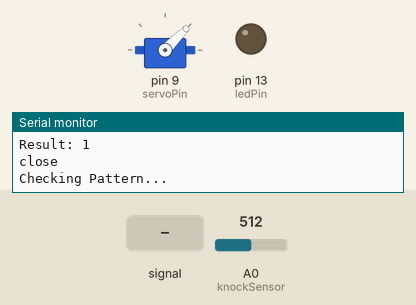
Bench run of a sketch on a simulated Arduino Uno, built with avr-gcc and run on an emulated ATmega328P. Parts: servo, output pins drawn as LEDs (lit = HIGH), the last lines printed to the serial monitor. Inputs (shaded band) come from the test bench; at power-on: A0 (knockSensor) = 512.

Above: at 1.16 s.
1.4 s: A0 (knockSensor) set to 105
4.4 s: A0 (knockSensor) set to 93
At 4.4 s:
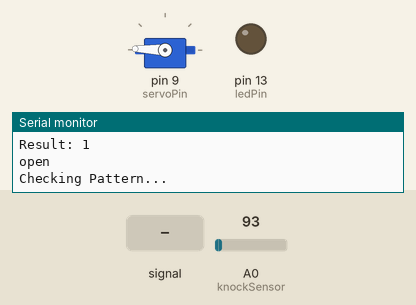
5.9 s: A0 (knockSensor) fed a 200 Hz sine of ±81 counts around its level
At 7.42 s:
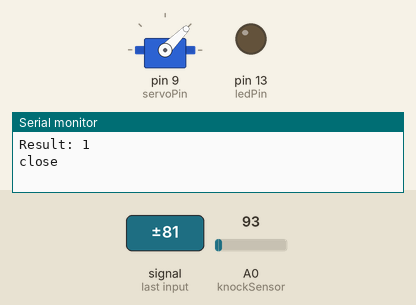
8.9 s: A0 (knockSensor) set to 0
At 8.9 s:
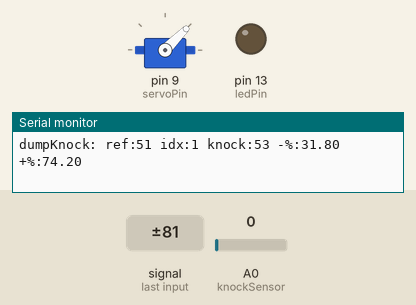
Timing chart, 0 to 11.4 s (numbered marks = the images above; inputs shaded):
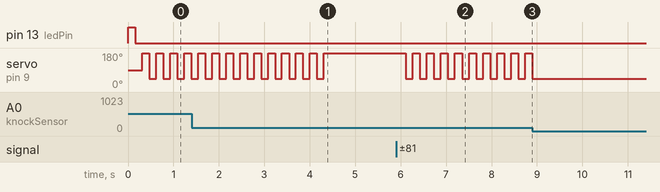

The sketch:

magic-knock.ino
```cpp
#include <Servo.h>

Servo myservo;  // create servo object to control a servo
// twelve servo objects can be created on most boards

int pos = 0;    // variable to store the servo position

const int btnPin = 6;
const int ledPin = 13;      // led connected to digital pin 13
const int knockSensor = A0; // the piezo is connected to analog pin 0
const int threshold = 100;  // threshold value to decide when the detected sound is a knock or not

const int servoPin = 9;

// these variables will change:
int sensorReading = 0;      // variable to store the value read from the sensor pin
int lockState = LOW;         // variable used to store the last LED status, to toggle the light
int lastlockState = LOW;
long lastDebounceTime = 0;  // the last time the output pin was toggled
long debounceDelay = 50;    // the debounce time; increase if the output flickers

int recordingMode = LOW;  // when HIGH the device will store the next 4 knocks

int knocksQty = 2;
long knocks[2];
long lastKnock = 0;
int knockIdx = 0;


void openLock() {
  Serial.println("open");
  myservo.write(178);
//  for (pos = 0; pos <= 180; pos += 1) { // goes from 0 degrees to 180 degrees
//    // in steps of 1 degree
//    myservo.write(pos);              // tell servo to go to position in variable 'pos'
//    delay(8);                       // waits 15ms for the servo to reach the position
//  }
}

void closeLock() {
  Serial.println("close");
  myservo.write(45);
//  for (pos = 180; pos >= 0; pos -= 1) { // goes from 180 degrees to 0 degrees
//    myservo.write(pos);              // tell servo to go to position in variable 'pos'
//    delay(8);                       // waits 15ms for the servo to reach the position
//  }
}


void dumpKnock(int k, int i, float percent) {
  Serial.print("dumpKnock: ref:");
  Serial.print(knocks[i]);
  Serial.print(" idx:");
  Serial.print(i);
  Serial.print(" knock:");
  Serial.print(k);
  Serial.print(" -%:");
  Serial.print((k*(1-percent)));
  Serial.print(" +%:");
  Serial.print((k*(1+percent)));
  Serial.println(" ");

}

int verifyPattern() {
  Serial.println("Checking Pattern...");
  long m;
  int k;
  int i = 0;
  int valid = 0;
//  lastDebounceTime = m;
  lastKnock = millis();
  long timeout = millis() + 10000; // 10 senconds in the future
  while( i<knocksQty ) {
    m = millis();
    if ( m > timeout ) {
      Serial.println("Timeout!!");
      return 0; // is invalid
    }
    sensorReading = analogRead(knockSensor);
    if ((m - lastDebounceTime) > debounceDelay && sensorReading >= threshold) {
      lastDebounceTime = m;
      k = m - lastKnock;
      dumpKnock(k, i, .4);
      lastKnock = m;
      if( knocks[i] > (k*.6) && knocks[i] < (k*1.4) ) {
        valid ++;
      } else {
        valid = 0;
      }
      i++;
    }
  }
  Serial.print("Result: ");
  Serial.println((valid == i));
  return valid == i;
}

void recordPattern() {
  Serial.println("Recording...");
  long m;
  digitalWrite(ledPin, HIGH);
  lastDebounceTime = 0;
  int first = HIGH;
  while( knockIdx<knocksQty ) {
    m = millis();
    sensorReading = analogRead(knockSensor);
    if ((m - lastDebounceTime) > debounceDelay && sensorReading >= threshold) {
      Serial.println(knockIdx);

      lastDebounceTime = m;
      if(!first) {
        knocks[knockIdx] = m - lastKnock;
        knockIdx ++;
      } else {
        first = LOW;
      }
      lastKnock = m;
    }
  }

  Serial.print("Pattern: ");
  for( int i=0; i<knocksQty; i++ ) {
    Serial.print(knocks[i]);
    Serial.print(", ");
  }
  digitalWrite(ledPin, LOW);
}


void setup() {
  pinMode(btnPin, INPUT);
  pinMode(ledPin, OUTPUT); // declare the ledPin as as OUTPUT
  Serial.begin(9600);       // use the serial port
  myservo.attach(servoPin);  // attaches the servo on pin 9 to the servo object

  recordPattern();
}

void loop() {

  // read the sensor and store it in the variable sensorReading:
  sensorReading = analogRead(knockSensor);
//  Serial.println(sensorReading);

  long m = millis();

//  if ((m - lastDebounceTime) > debounceDelay && )


  if ((millis() - lastDebounceTime) > debounceDelay && sensorReading >= threshold) {
    lastDebounceTime = millis();
  // if the sensor reading is greater than the threshold:
    // toggle the status of the ledPin:
    // update the LED pin itself:
//    digitalWrite(ledPin, lockState);

    if( verifyPattern() ) {
      lockState = !lockState;
      if( lockState ) {
        openLock();
      } else {
        closeLock();
      }
    }
    // send the string "Knock!" back to the computer, followed by newline
//    Serial.println("Knock!");
//    Serial.println(sensorReading);
  }
//  delay(500);  // delay to avoid overloading the serial port buffer
}
```

Measured:
- the behaviour switches between 100 and 99 on A0 (knockSensor) (found by bisection; images 0 and 1)
- after the input at 4.4 s, servo on pin 9 (servoPin): stops changing and stays 178°
- after the input at 5.9 s, servo on pin 9 (servoPin): alternates 178° for 0.16 s and 45° for 0.15 s, starting after 0.22 s
- after the input at 8.9 s, servo on pin 9 (servoPin): stops changing and stays 45°
- by itself, servo on pin 9 (servoPin): alternates 178° for 0.15 s and 45° for 0.15 s
